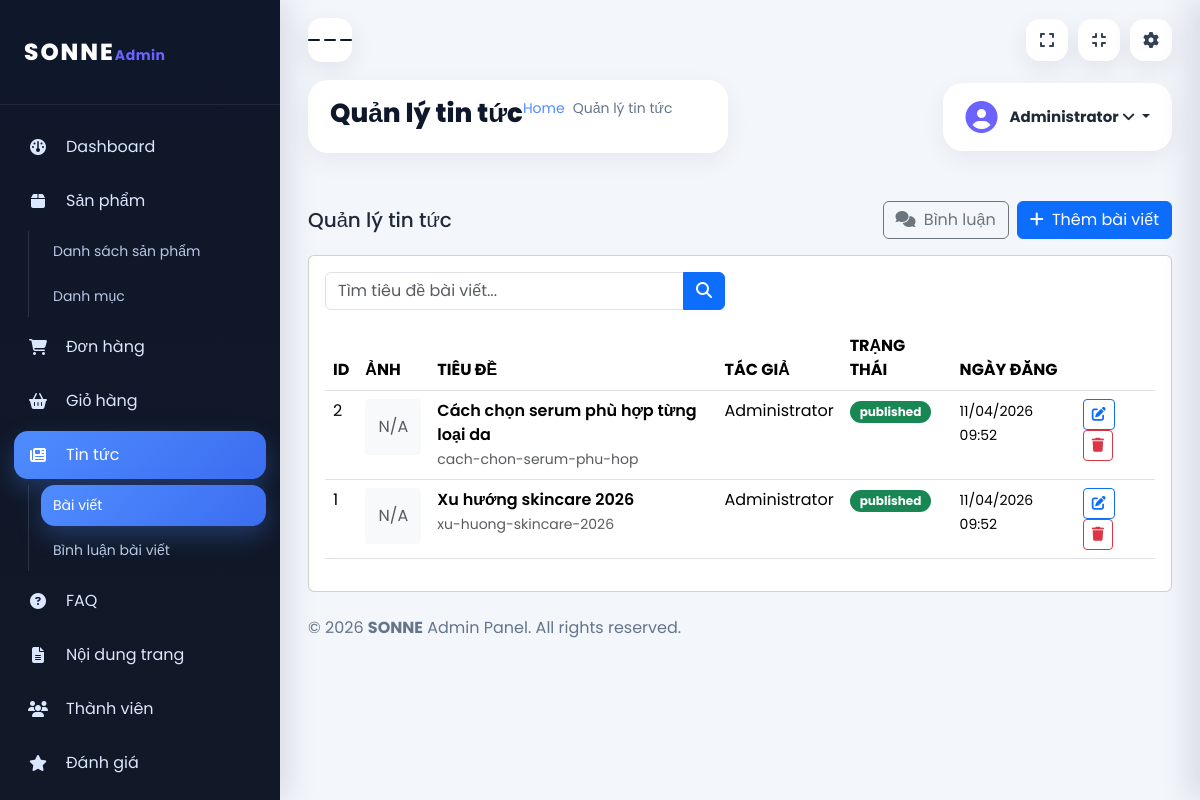
The page /admin/news (signed in) on the database its author committed.
### tables this page shows
CREATE TABLE news (
    id INT UNSIGNED AUTO_INCREMENT PRIMARY KEY,
    author_id INT UNSIGNED NULL,
    title VARCHAR(220) NOT NULL,
    slug VARCHAR(240) NOT NULL UNIQUE,
    summary TEXT NULL,
    body LONGTEXT NULL,
    cover_image VARCHAR(255) NULL,
    meta_title VARCHAR(255) NULL,
    meta_description TEXT NULL,
    meta_keywords VARCHAR(255) NULL,
    status ENUM('draft','published') NOT NULL DEFAULT 'published',
    published_at DATETIME NULL,
    deleted_at DATETIME NULL,
    created_at DATETIME NOT NULL DEFAULT CURRENT_TIMESTAMP,
    updated_at DATETIME NOT NULL DEFAULT CURRENT_TIMESTAMP ON UPDATE CURRENT_TIMESTAMP,
    CONSTRAINT fk_news_author FOREIGN KEY (author_id) REFERENCES users(id)
        ON UPDATE CASCADE ON DELETE SET NULL
);

CREATE TABLE users (
    id INT UNSIGNED AUTO_INCREMENT PRIMARY KEY,
    full_name VARCHAR(120) NOT NULL,
    email VARCHAR(160) NOT NULL UNIQUE,
    password VARCHAR(255) NOT NULL,
    phone VARCHAR(20) NULL,
    address VARCHAR(255) NULL,
    avatar VARCHAR(255) NULL,
    role ENUM('member','admin') NOT NULL DEFAULT 'member',
    is_locked TINYINT(1) NOT NULL DEFAULT 0,
    login_attempts INT NOT NULL DEFAULT 0,
    locked_until DATETIME NULL,
    deleted_at DATETIME NULL,
    created_at DATETIME NOT NULL DEFAULT CURRENT_TIMESTAMP,
    updated_at DATETIME NOT NULL DEFAULT CURRENT_TIMESTAMP ON UPDATE CURRENT_TIMESTAMP
);

### views/admin/news/index.php (the view, shortened to what the rows shown need)
<div class="row">
    <div class="col-12 mt-4">
        <div class="d-flex justify-content-between align-items-center mb-3">
            <h5 class="mb-0">Quản lý tin tức</h5>
            <div class="d-flex gap-2">
                <a href="<?= BASE_URL ?>/admin/news-comments" class="btn btn-outline-secondary">
                    <i class="fa-solid fa-comments me-1"></i> Bình luận
                </a>
                <a href="<?= BASE_URL ?>/admin/news/create" class="btn btn-primary">
                    <i class="fa-solid fa-plus me-1"></i> Thêm bài viết
                </a>
            </div>
        </div>
        <div class="card">
            <div class="card-body">
                <form action="<?= BASE_URL ?>/admin/news" method="GET" class="mb-3">
                    <div class="input-group" style="max-width:400px;">
                        <input type="search" name="q" value="<?= e($search ?? '') ?>" class="form-control" placeholder="Tìm tiêu đề bài viết...">
                        <button type="submit" class="btn btn-primary"><i class="fa-solid fa-search"></i></button>
                    </div>
                </form>
                <div class="single-table">
                    <div class="table-responsive">
                        <table class="table table-hover">
                            <thead class="text-uppercase bg-primary">
                                <tr class="text-white">
                                    <th>ID</th>
                                    <th>Ảnh</th>
                                    <th>Tiêu đề</th>
                                    <th>Tác giả</th>
                                    <th>Trạng thái</th>
                                    <th>Ngày đăng</th>
                                    <th></th>
                                </tr>
                            </thead>
                            <tbody>
                            <?php foreach ($articles as $a): ?>
                                <tr>
                                    <td><?= (int)$a['id'] ?></td>
                                    <td>
                                        <?php if (!empty($a['cover_image'])): ?>
                                            <img src="<?= asset(e($a['cover_image'])) ?>" alt="" class="sonne-thumb" style="width:56px;height:56px;object-fit:cover;">
                                        <?php else: ?>
                                            <div class="bg-light text-muted d-flex align-items-center justify-content-center" style="width:56px;height:56px;border-radius:4px;">N/A</div>
                                        <?php endif; ?>
                                    </td>
                                    <td>
                                        <div class="fw-semibold"><?= e($a['title']) ?></div>
                                        <small class="text-muted"><?= e($a['slug']) ?></small>
                                    </td>
                                    <td><?= e($a['author_name'] ?? 'N/A') ?></td>
                                    <td>
                                        <span class="badge <?= ($a['status'] ?? 'draft') === 'published' ? 'bg-success' : 'bg-secondary' ?>">
                                            <?= e($a['status'] ?? 'draft') ?>
                                        </span>
                                    </td>
                                    <td><small><?= !empty($a['published_at']) ? formatDate($a['published_at'], 'd/m/Y H:i') : '-' ?></small></td>
                                    <td>
                                        <a href="<?= BASE_URL ?>/admin/news/edit/<?= (int)$a['id'] ?>" class="btn btn-sm btn-outline-primary me-1" title="Sửa">
                                            <i class="fa-solid fa-pen-to-square"></i>
                                        </a>
                                        <form action="<?= BASE_URL ?>/admin/news/delete/<?= (int)$a['id'] ?>" method="POST" style="display:inline" onsubmit="return confirm('Xóa bài viết này?')">
                                            <button type="submit" class="btn btn-sm btn-outline-danger" title="Xóa">
                                                <i class="fa-solid fa-trash"></i>
                                            </button>
                                        </form>
                                    </td>
                                </tr>
                            <?php endforeach; ?>
                            </tbody>
                        </table>
                    </div>
                </div>
            </div>
        </div>
    </div>
</div>

### core/Router.php (shortened to what the rows shown need)
<?php
class Router {
    private array $routes = [];
    private function add(string $method, string $path, string $handler): void {
        $this->routes[] = compact('method', 'pattern', 'handler');
    }
    public function dispatch(): void {
        $method = $_SERVER['REQUEST_METHOD'] ?? 'GET';
        $uri = parse_url($_SERVER['REQUEST_URI'] ?? '/', PHP_URL_PATH);
        $base = str_replace('\\', '/', dirname($_SERVER['SCRIPT_NAME'] ?? '/'));
        $base = $base === '/' ? '' : rtrim($base, '/');
        if (str_starts_with($uri, $base)) {
            $uri = substr($uri, strlen($base));
        }
        $uri = '/' . ltrim($uri, '/');
        if ($uri !== '/' ) $uri = rtrim($uri, '/');
        foreach ($this->routes as $route) {
            if ($route['method'] !== $method) continue;
            if (!preg_match($route['pattern'], $uri, $matches)) continue;
            $params = array_filter($matches, 'is_string', ARRAY_FILTER_USE_KEY);
            [$class, $action] = explode('@', $route['handler']);
            $controller = new $class();
            $controller->$action($params);
            return;
        }
    }
}

### rows shown on the page
news: id "2", shows "N/A", title "Cách chọn serum phù hợp từng loại da", slug "cach-chon-serum-phu-hop", author.full_name "Administrator", status "published", published_at "11/04/2026 09:52"
news: id "1", shows "N/A", title "Xu hướng skincare 2026", slug "xu-huong-skincare-2026", author.full_name "Administrator", status "published", published_at "11/04/2026 09:52"
